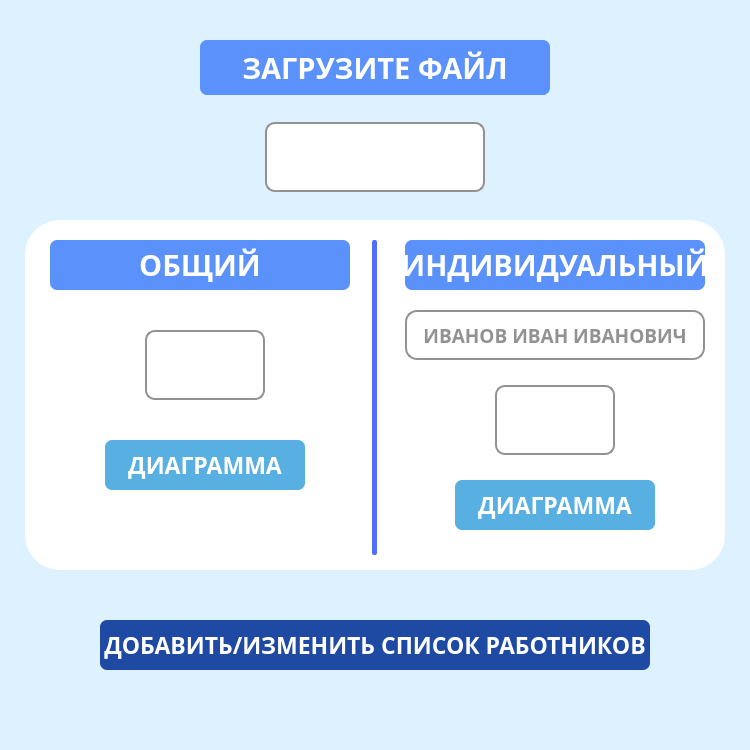
<?xml version="1.0" encoding="UTF-8"?>
<ui version="4.0">
 <class>MainWindow</class>
 <widget class="QMainWindow" name="MainWindow">
  <property name="enabled">
   <bool>true</bool>
  </property>
  <property name="geometry">
   <rect>
    <x>0</x>
    <y>0</y>
    <width>750</width>
    <height>750</height>
   </rect>
  </property>
  <property name="font">
   <font>
    <family>Century Gothic</family>
    <pointsize>14</pointsize>
   </font>
  </property>
  <property name="windowTitle">
   <string>MainWindow</string>
  </property>
  <property name="styleSheet">
   <string notr="true">background-color: rgb(222,241,255);



</string>
  </property>
  <widget class="QWidget" name="centralwidget">
   <widget class="QPushButton" name="fileButton">
    <property name="enabled">
     <bool>true</bool>
    </property>
    <property name="geometry">
     <rect>
      <x>200</x>
      <y>40</y>
      <width>350</width>
      <height>55</height>
     </rect>
    </property>
    <property name="font">
     <font>
      <family>Century Gothic</family>
      <pointsize>22</pointsize>
      <weight>75</weight>
      <bold>true</bold>
      <stylestrategy>PreferAntialias</stylestrategy>
      <kerning>true</kerning>
     </font>
    </property>
    <property name="cursor">
     <cursorShape>PointingHandCursor</cursorShape>
    </property>
    <property name="mouseTracking">
     <bool>false</bool>
    </property>
    <property name="autoFillBackground">
     <bool>false</bool>
    </property>
    <property name="styleSheet">
     <string notr="true">border: none;
border-radius: 0px;
background-color: rgb(91,145,250); 
color: white;
border-radius: 7px;</string>
    </property>
    <property name="text">
     <string>ЗАГРУЗИТЕ ФАЙЛ</string>
    </property>
   </widget>
   <widget class="QWidget" name="widget" native="true">
    <property name="geometry">
     <rect>
      <x>25</x>
      <y>220</y>
      <width>700</width>
      <height>350</height>
     </rect>
    </property>
    <property name="styleSheet">
     <string notr="true">background-color: rgb(255, 255, 255);
border-radius: 35px; 

</string>
    </property>
    <widget class="QPushButton" name="diagramButton1">
     <property name="enabled">
      <bool>true</bool>
     </property>
     <property name="geometry">
      <rect>
       <x>80</x>
       <y>220</y>
       <width>200</width>
       <height>50</height>
      </rect>
     </property>
     <property name="font">
      <font>
       <family>Century Gothic</family>
       <pointsize>17</pointsize>
       <weight>75</weight>
       <bold>true</bold>
       <stylestrategy>PreferAntialias</stylestrategy>
       <kerning>true</kerning>
      </font>
     </property>
     <property name="cursor">
      <cursorShape>PointingHandCursor</cursorShape>
     </property>
     <property name="mouseTracking">
      <bool>false</bool>
     </property>
     <property name="autoFillBackground">
      <bool>false</bool>
     </property>
     <property name="styleSheet">
      <string notr="true">background-color: rgb(88,176,226);
color: white;
border-radius: 7px;</string>
     </property>
     <property name="text">
      <string>ДИАГРАММА</string>
     </property>
    </widget>
    <widget class="QWidget" name="widget_2" native="true">
     <property name="geometry">
      <rect>
       <x>347</x>
       <y>20</y>
       <width>5</width>
       <height>315</height>
      </rect>
     </property>
     <property name="styleSheet">
      <string notr="true">background-color: rgb(82,110,255);
border-radius: 2px;
</string>
     </property>
    </widget>
    <widget class="QLabel" name="CommonLabel">
     <property name="geometry">
      <rect>
       <x>25</x>
       <y>20</y>
       <width>300</width>
       <height>50</height>
      </rect>
     </property>
     <property name="sizePolicy">
      <sizepolicy hsizetype="Minimum" vsizetype="Minimum">
       <horstretch>0</horstretch>
       <verstretch>0</verstretch>
      </sizepolicy>
     </property>
     <property name="font">
      <font>
       <family>Century Gothic</family>
       <pointsize>22</pointsize>
       <weight>75</weight>
       <bold>true</bold>
      </font>
     </property>
     <property name="styleSheet">
      <string notr="true">background-color: rgb(91,145,250); 
color: white;
border-radius: 7px;</string>
     </property>
     <property name="text">
      <string>ОБЩИЙ</string>
     </property>
     <property name="alignment">
      <set>Qt::AlignCenter</set>
     </property>
    </widget>
    <widget class="QLabel" name="IndividualLabel">
     <property name="geometry">
      <rect>
       <x>380</x>
       <y>20</y>
       <width>300</width>
       <height>50</height>
      </rect>
     </property>
     <property name="sizePolicy">
      <sizepolicy hsizetype="Minimum" vsizetype="Minimum">
       <horstretch>0</horstretch>
       <verstretch>0</verstretch>
      </sizepolicy>
     </property>
     <property name="font">
      <font>
       <family>Century Gothic</family>
       <pointsize>22</pointsize>
       <weight>75</weight>
       <bold>true</bold>
      </font>
     </property>
     <property name="styleSheet">
      <string notr="true">background-color: rgb(91,145,250); 
color: white;
border-radius: 7px;</string>
     </property>
     <property name="text">
      <string>ИНДИВИДУАЛЬНЫЙ</string>
     </property>
     <property name="alignment">
      <set>Qt::AlignCenter</set>
     </property>
    </widget>
    <widget class="QPushButton" name="diagramButton2">
     <property name="enabled">
      <bool>true</bool>
     </property>
     <property name="geometry">
      <rect>
       <x>430</x>
       <y>260</y>
       <width>200</width>
       <height>50</height>
      </rect>
     </property>
     <property name="font">
      <font>
       <family>Century Gothic</family>
       <pointsize>17</pointsize>
       <weight>75</weight>
       <bold>true</bold>
       <stylestrategy>PreferAntialias</stylestrategy>
       <kerning>true</kerning>
      </font>
     </property>
     <property name="cursor">
      <cursorShape>PointingHandCursor</cursorShape>
     </property>
     <property name="mouseTracking">
      <bool>false</bool>
     </property>
     <property name="autoFillBackground">
      <bool>false</bool>
     </property>
     <property name="styleSheet">
      <string notr="true">background-color: rgb(88,176,226);
color: white;
border-radius: 7px;</string>
     </property>
     <property name="text">
      <string>ДИАГРАММА</string>
     </property>
    </widget>
    <widget class="QPushButton" name="fileButton1">
     <property name="enabled">
      <bool>true</bool>
     </property>
     <property name="geometry">
      <rect>
       <x>120</x>
       <y>110</y>
       <width>120</width>
       <height>70</height>
      </rect>
     </property>
     <property name="font">
      <font>
       <family>Century Gothic</family>
       <pointsize>17</pointsize>
       <weight>75</weight>
       <bold>true</bold>
       <stylestrategy>PreferAntialias</stylestrategy>
       <kerning>true</kerning>
      </font>
     </property>
     <property name="cursor">
      <cursorShape>ArrowCursor</cursorShape>
     </property>
     <property name="mouseTracking">
      <bool>false</bool>
     </property>
     <property name="autoFillBackground">
      <bool>false</bool>
     </property>
     <property name="styleSheet">
      <string notr="true">border: 2px solid rgb(146,146,146);
border-radius: 10px;</string>
     </property>
     <property name="text">
      <string/>
     </property>
     <property name="icon">
      <iconset>
       <normaloff>file.png</normaloff>file.png</iconset>
     </property>
     <property name="iconSize">
      <size>
       <width>60</width>
       <height>60</height>
      </size>
     </property>
    </widget>
    <widget class="QPushButton" name="fileButton2">
     <property name="enabled">
      <bool>true</bool>
     </property>
     <property name="geometry">
      <rect>
       <x>470</x>
       <y>165</y>
       <width>120</width>
       <height>70</height>
      </rect>
     </property>
     <property name="font">
      <font>
       <family>Century Gothic</family>
       <pointsize>17</pointsize>
       <weight>75</weight>
       <bold>true</bold>
       <stylestrategy>PreferAntialias</stylestrategy>
       <kerning>true</kerning>
      </font>
     </property>
     <property name="cursor">
      <cursorShape>ArrowCursor</cursorShape>
     </property>
     <property name="mouseTracking">
      <bool>false</bool>
     </property>
     <property name="autoFillBackground">
      <bool>false</bool>
     </property>
     <property name="styleSheet">
      <string notr="true">border: 2px solid rgb(146,146,146);
border-radius: 10px;</string>
     </property>
     <property name="text">
      <string/>
     </property>
     <property name="icon">
      <iconset>
       <normaloff>file.png</normaloff>file.png</iconset>
     </property>
     <property name="iconSize">
      <size>
       <width>60</width>
       <height>60</height>
      </size>
     </property>
    </widget>
    <widget class="QPushButton" name="fileButton2_2">
     <property name="enabled">
      <bool>true</bool>
     </property>
     <property name="geometry">
      <rect>
       <x>380</x>
       <y>90</y>
       <width>300</width>
       <height>50</height>
      </rect>
     </property>
     <property name="font">
      <font>
       <family>Century Gothic</family>
       <pointsize>14</pointsize>
       <weight>75</weight>
       <bold>true</bold>
       <stylestrategy>PreferAntialias</stylestrategy>
       <kerning>true</kerning>
      </font>
     </property>
     <property name="cursor">
      <cursorShape>ArrowCursor</cursorShape>
     </property>
     <property name="mouseTracking">
      <bool>false</bool>
     </property>
     <property name="autoFillBackground">
      <bool>false</bool>
     </property>
     <property name="styleSheet">
      <string notr="true">border: 2px solid rgb(146,146,146);
color: rgb(146,146,146);
border-radius: 12px;</string>
     </property>
     <property name="text">
      <string>ИВАНОВ ИВАН ИВАНОВИЧ</string>
     </property>
     <property name="icon">
      <iconset>
       <normaloff>../../Downloads/loupe.png</normaloff>../../Downloads/loupe.png</iconset>
     </property>
     <property name="iconSize">
      <size>
       <width>30</width>
       <height>30</height>
      </size>
     </property>
     <property name="shortcut">
      <string/>
     </property>
     <property name="checkable">
      <bool>false</bool>
     </property>
    </widget>
   </widget>
   <widget class="QPushButton" name="changeButton">
    <property name="enabled">
     <bool>true</bool>
    </property>
    <property name="geometry">
     <rect>
      <x>100</x>
      <y>620</y>
      <width>550</width>
      <height>50</height>
     </rect>
    </property>
    <property name="font">
     <font>
      <family>Century Gothic</family>
      <pointsize>17</pointsize>
      <weight>75</weight>
      <bold>true</bold>
      <stylestrategy>PreferAntialias</stylestrategy>
      <kerning>true</kerning>
     </font>
    </property>
    <property name="cursor">
     <cursorShape>PointingHandCursor</cursorShape>
    </property>
    <property name="mouseTracking">
     <bool>false</bool>
    </property>
    <property name="autoFillBackground">
     <bool>false</bool>
    </property>
    <property name="styleSheet">
     <string notr="true">background-color: rgb(30, 74, 163);
color: white;
border-radius: 7px;</string>
    </property>
    <property name="text">
     <string>ДОБАВИТЬ/ИЗМЕНИТЬ СПИСОК РАБОТНИКОВ</string>
    </property>
   </widget>
   <widget class="QPushButton" name="fileButton2_3">
    <property name="enabled">
     <bool>true</bool>
    </property>
    <property name="geometry">
     <rect>
      <x>265</x>
      <y>122</y>
      <width>220</width>
      <height>70</height>
     </rect>
    </property>
    <property name="font">
     <font>
      <family>Century Gothic</family>
      <pointsize>17</pointsize>
      <weight>75</weight>
      <bold>true</bold>
      <stylestrategy>PreferAntialias</stylestrategy>
      <kerning>true</kerning>
     </font>
    </property>
    <property name="cursor">
     <cursorShape>ArrowCursor</cursorShape>
    </property>
    <property name="mouseTracking">
     <bool>false</bool>
    </property>
    <property name="autoFillBackground">
     <bool>false</bool>
    </property>
    <property name="styleSheet">
     <string notr="true">border: 2px solid rgb(146,146,146);
border-radius: 10px;
background-color: rgb(255, 255, 255);</string>
    </property>
    <property name="text">
     <string/>
    </property>
    <property name="icon">
     <iconset>
      <normaloff>file+.png</normaloff>file+.png</iconset>
    </property>
    <property name="iconSize">
     <size>
      <width>52</width>
      <height>52</height>
     </size>
    </property>
   </widget>
  </widget>
  <widget class="QMenuBar" name="menubar">
   <property name="geometry">
    <rect>
     <x>0</x>
     <y>0</y>
     <width>750</width>
     <height>21</height>
    </rect>
   </property>
  </widget>
  <widget class="QStatusBar" name="statusbar"/>
 </widget>
 <resources/>
 <connections/>
</ui>
